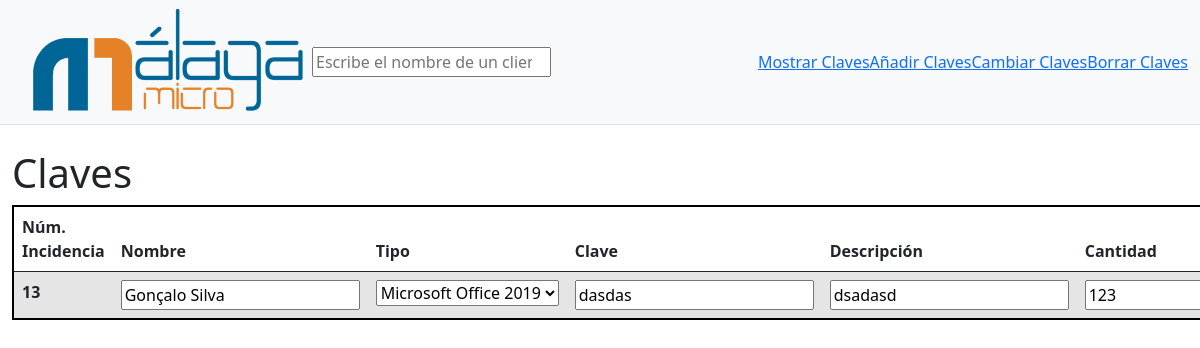
The page /cambiar_claves2.php?id=13 on the database as committed earlier.
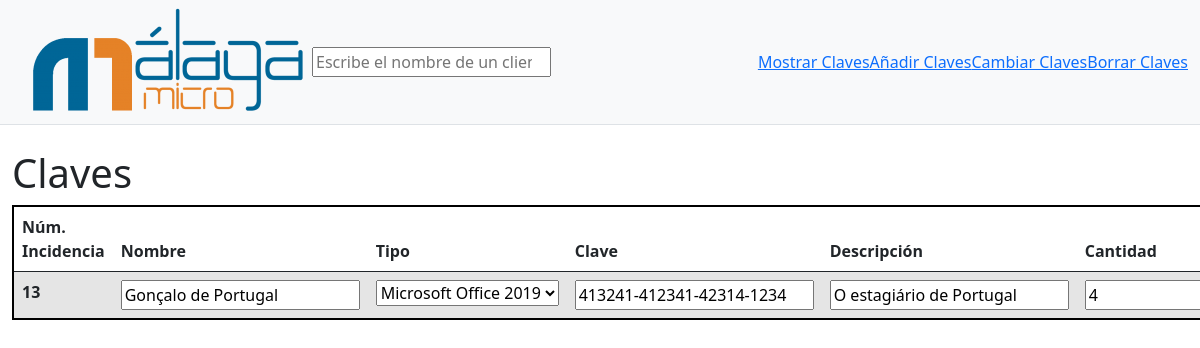
The same page on the database as committed later.
### tables this page shows
CREATE TABLE `claves` (
  `num_inc` int(4) NOT NULL,
  `nombre` varchar(50) NOT NULL,
  `tipo` int(40) NOT NULL,
  `clave` varchar(500) NOT NULL,
  `descripcion` varchar(1000) NOT NULL,
  `cantidad` int(5) NOT NULL,
  `estado` int(15) NOT NULL
);

CREATE TABLE `tipo` (
  `id_tipo` int(11) NOT NULL,
  `tipo` varchar(40) NOT NULL
);

### cambiar_claves2.php (the view, shortened to what this page needs)
<!DOCTYPE html>
<html lang="en">
<head>
  <link href="css/styles.css" rel="stylesheet" />
  <link href="css/css.scss" rel="stylesheet" />
  <link href="https://cdn.jsdelivr.net/npm/bootstrap@5.0.1/dist/css/bootstrap.min.css" rel="stylesheet">
</head>
<body>
  <div class="d-flex" id="wrapper">
    <div id="page-content-wrapper">
      <?php
       include 'nav2.php';
       ?>
<div class="container-fluid" id="resultado">
  <h1 class="mt-4">Claves</h1>
  <?PHP
  include "conexion.php";
  $id = $_GET['id'];
  $consulta= "SELECT * FROM claves Where num_inc = '$id'";
  if ($resultado = $conexion->query($consulta)) {
    ?>
    <table style="border: solid black 2px" class="table table-hover">
      <thead>
        <tr>
          <th scope="col">Núm. Incidencia</th>
          <th scope="col">Nombre</th>
          <th scope="col">Tipo</th>
          <th scope="col">Clave</th>
          <th scope="col">Descripción</th>
          <th scope="col">Cantidad</th>
        </tr>
      </thead>
      <?php
      $consulta1 = "SELECT * FROM tipo";
      $resultado1 = $conexion->query($consulta1);
      $contador = mysqli_num_rows($resultado1);
      $valor = 1;
      echo '<form method="POST" action="cambiar_claves3.php?id='.$id.'">';
      while ($linea = $resultado->fetch_assoc()) {
        if($valor == 1)
        {
          echo '<tbody>
          <tr class="table-active">
          <th scope="row">'.$linea['num_inc'].'</th>
          <td><input type="text" name="nombre" value="'.$linea['nombre'].'"></td>';
          echo '<td><select name="tipo">';
          for($i=0;$i<$contador;$i++){
            $linea1 = $resultado1->fetch_assoc();
            ?>
            <option
            <?php if($linea['tipo'] == $linea1['id_tipo']){
              echo "selected";
            }?>
            value="<?php echo $linea1['id_tipo']; ?>"><?php echo $linea1['tipo']; ?></option>
            <?php
          }
            $estados = "SELECT * FROM estado";
            $resultados = $conexion->query($estados);
            $contador = mysqli_num_rows($resultados);
            echo '</select></td>';
            echo'
          <td><input type="text" name="clave" value="'.$linea['clave'].'"></td>
          <td><input type="text" name="descripcion" value="'.$linea['descripcion'].'"></td>
          <td><input type="text" name="cantidad" value="'.$linea['cantidad'].'"></td>
          <td>
          <select name="estado">';
            ?>
            <?php
        echo '</select>
          </td>
          <td><button name="BT" id="btn_send" type="submit" value="Cambiar">Cambiar</td>
          </tr>
          ';
          $valor = 2;
        }
      };
      echo'</tbody>
      </table>';
    };
    ?>
  </div>
</div>
</div>
<?php
include 'footer.php';
?>

### nav2.php
<nav class="navbar navbar-expand-lg navbar-light bg-light border-bottom">
  <div class="container-fluid">
    <a href="index.php"><img class="logo" src="img/malagamicro.png"></a>
    <input class="barra_busqueda" id="busqueda" type="search" placeholder="Escribe el nombre de un cliente...">
    <div class="collapse navbar-collapse" id="navbarSupportedContent">
      <ul class="navbar-nav ms-auto mt-2 mt-lg-0">
        <a class="Mostrar" href="index.php"><li class="nav-obj">Mostrar Claves</li></a>
        <a class="Anadir" id="añadir"><li class="nav-obj">Añadir Claves</li></a>
        <a class="Cambiar pag-atual" id="cambiar"><li class="nav-obj">Cambiar Claves</li></a>
        <a class="Borrar" id="borrar"><li class="nav-obj">Borrar Claves</li></a>
</ul>
</div>
</div>
</nav>

### footer.php (shortened to what this page needs)
</body>
</html>

Rows that differ between the two databases and show on the page:
changed claves id 13: nombre "Gonçalo Silva" → "Gonçalo de Portugal"; clave "dasdas" → "413241-412341-42314-1234"; descripcion "dsadasd" → "O estagiário de Portugal"; cantidad "123" → "4"
